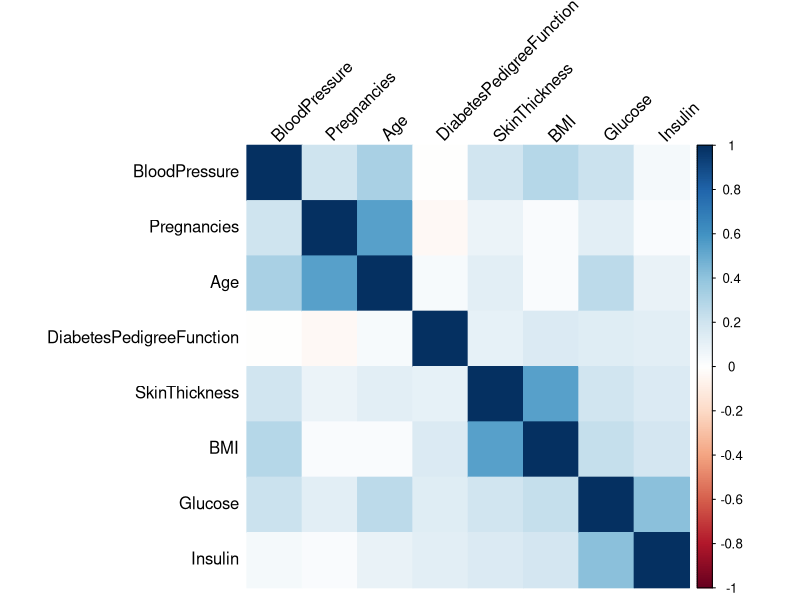
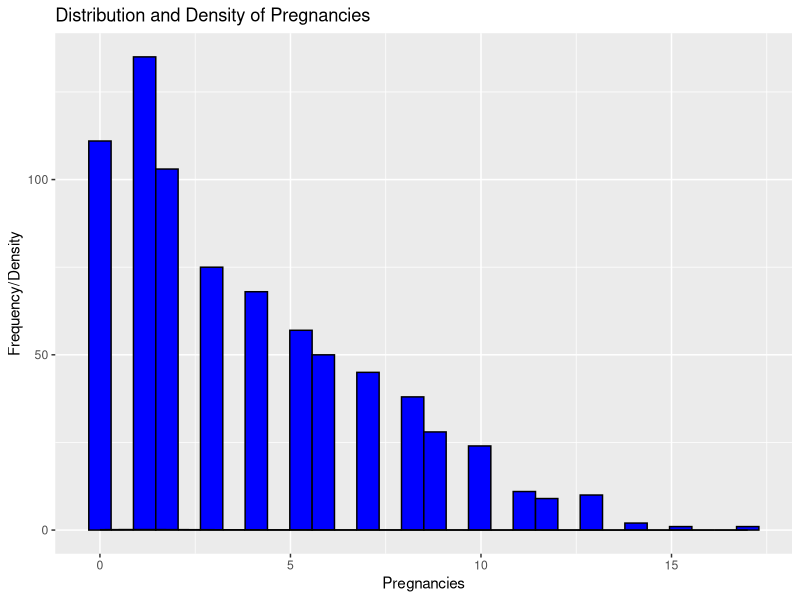
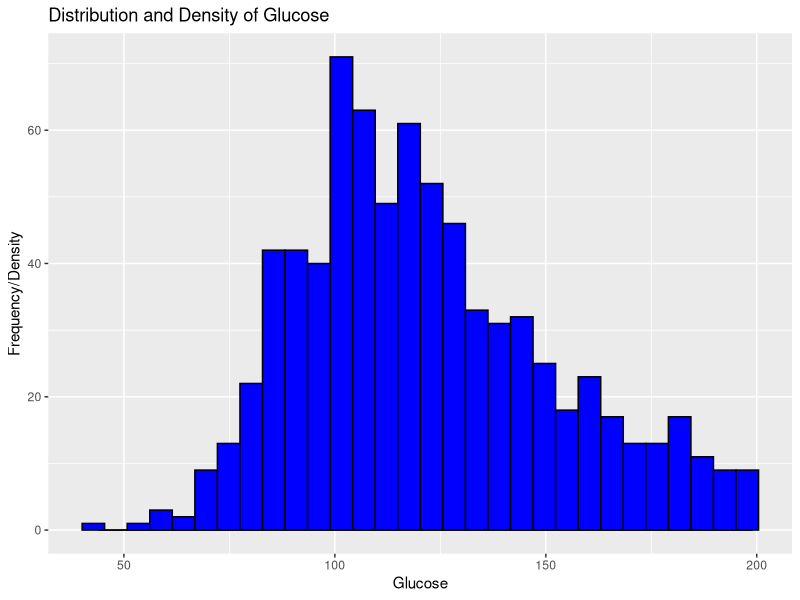
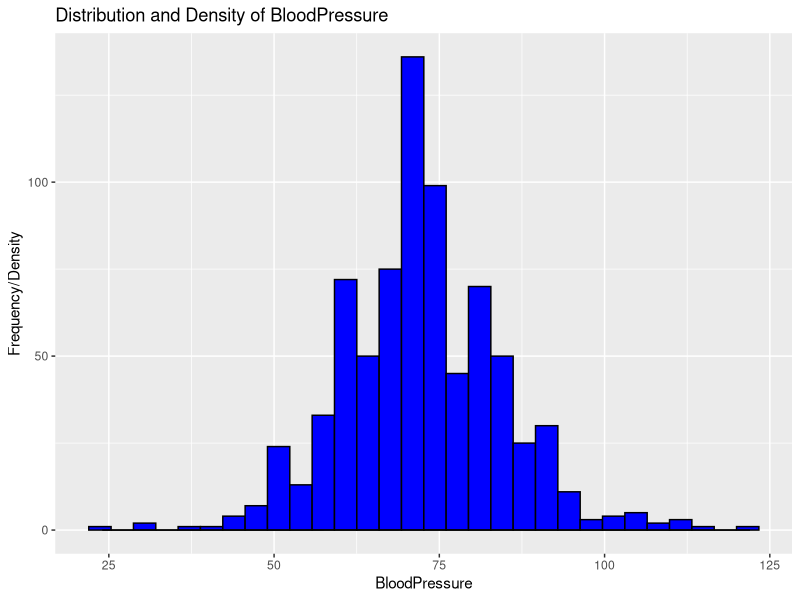
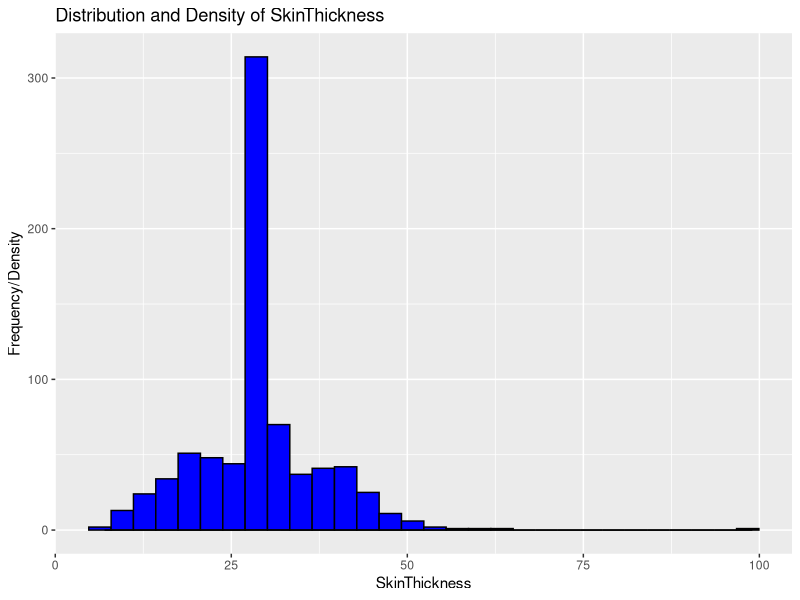
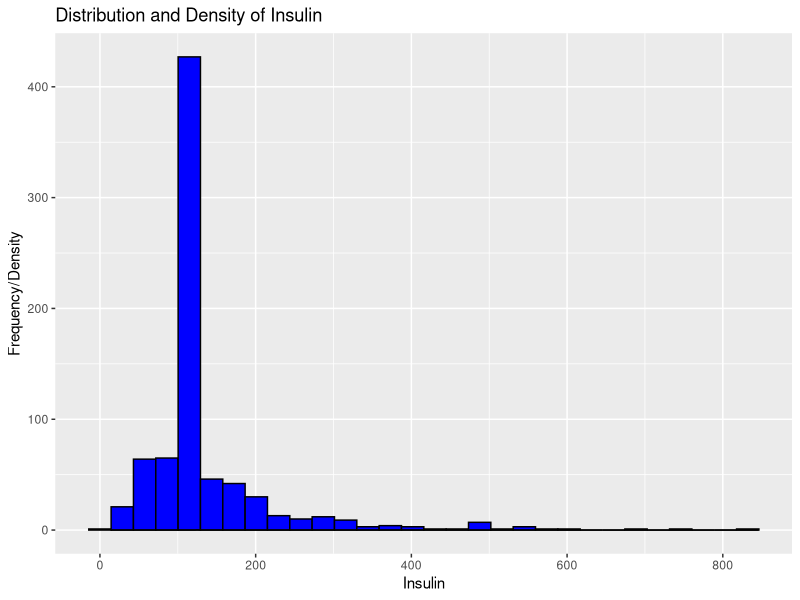
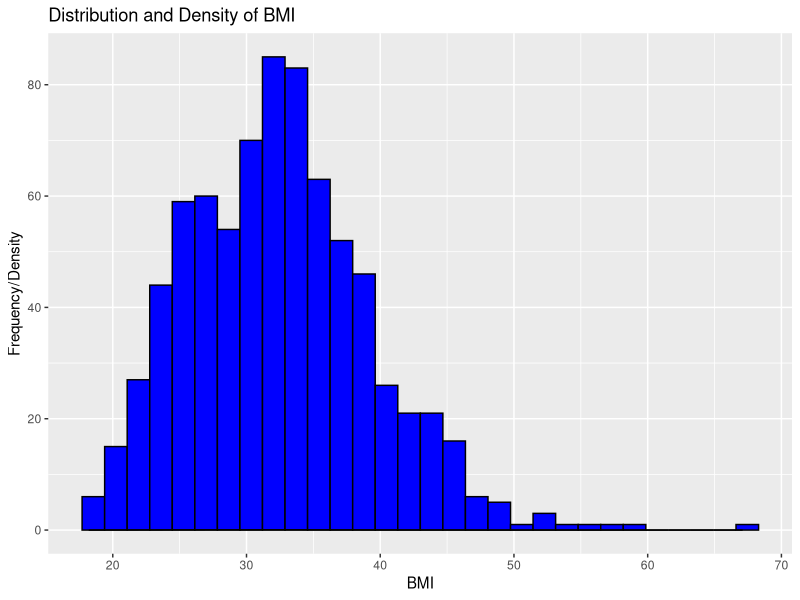
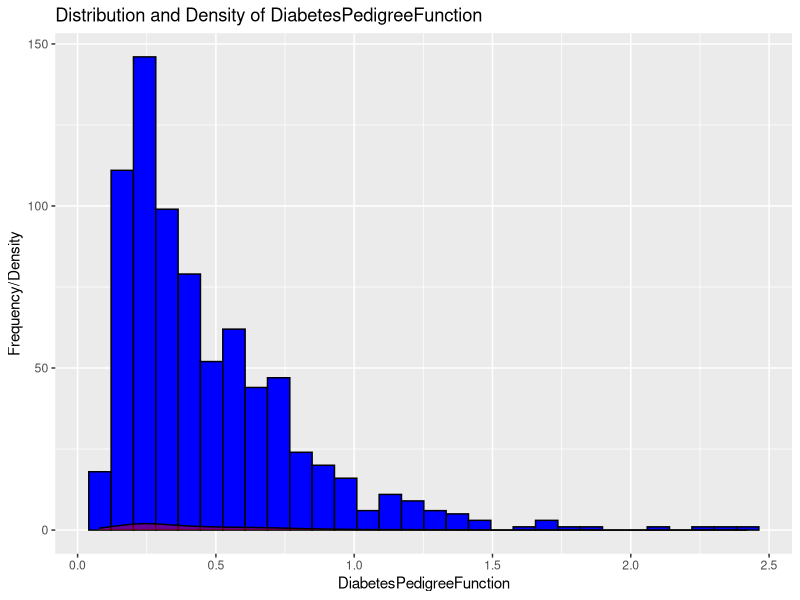

R code for these plots, in order: (Note: this script raises an error after producing the figures.)
# Load necessary libraries
library(ggplot2)
library(readr)
library(corrplot)
library(GGally)  # For enhanced visualizations like pair plots

# Load cleaned data
data <- read_csv("./data/processed/cleaned_data.csv")

# Visualizing distributions of all numeric variables
numeric_cols <- names(data)[sapply(data, is.numeric)]
lapply(numeric_cols, function(col) {
  p <- ggplot(data, aes_string(x = col)) +
    geom_histogram(bins = 30, fill = "blue", color = "black") +
    geom_density(alpha = 0.4, fill = "red") +
    labs(title = paste("Distribution and Density of", col), x = col, y = "Frequency/Density")
  ggsave(paste0("./outputs/images/histogram_", col, ".png"), plot = p, width = 10, height = 8)
})

# Generating boxplots for numerical variables to identify outliers
lapply(numeric_cols, function(col) {
  p <- ggplot(data, aes_string(x = "1", y = col)) +
    geom_boxplot(fill = "lightblue") +
    labs(title = paste("Boxplot of", col))
  ggsave(paste0("./outputs/images/boxplot_", col, ".png"), plot = p, width = 10, height = 8)
})

# Correlation matrix for numeric variables
cor_matrix <- cor(data[numeric_cols], use = "complete.obs")
corr_plot <- corrplot(cor_matrix, method = "color", order = "hclust", tl.col = "black", tl.srt = 45)
ggsave("./outputs/images/correlation_matrix.png", plot = corr_plot, width = 10, height = 8)

# Advanced visualization: Pair Plot for a deeper look into data interactions
pair_plot <- ggpairs(data[, c(numeric_cols, "Outcome")], aes(color = Outcome), lower = list(continuous = "smooth"))
ggsave("./outputs/images/scatterplot_matrix.png", plot = pair_plot, width = 12, height = 12)

# Summarizing the data for a comprehensive overview
summary_stats <- summary(data)
write.csv(summary_stats, "./outputs/summary_statistics.csv")
print(summary_stats)
